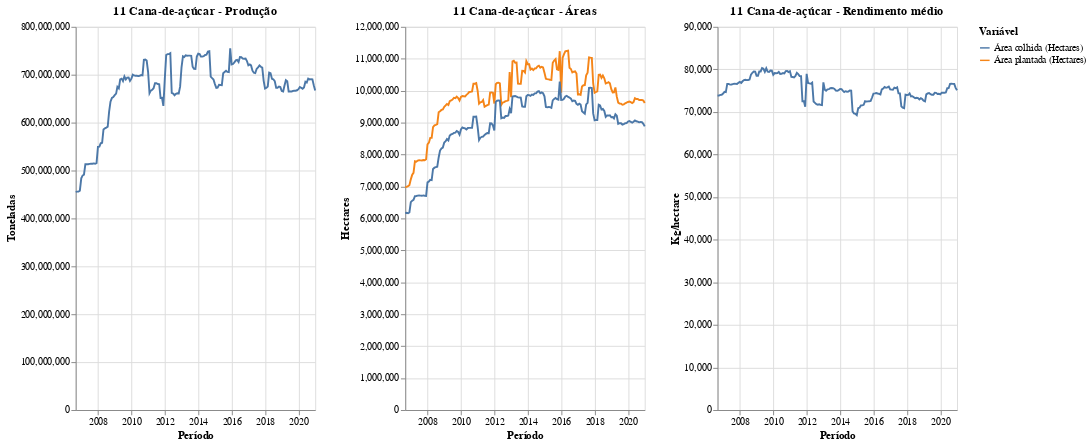

Notebook cell for this chart:
### Code cell
plot_produto(lspa, '11 Cana-de-açúcar')

### Figure 1 — Vega-Lite specification as saved in the notebook (floating-point values rounded to 4 significant figures; data arrays with more than 128 entries replaced by an {"elided": "..."} marker saying what was removed)
{"config": {"view": {"continuousWidth": 400, "continuousHeight": 300}}, "hconcat": [{"data": {"name": "data-57933997b943a625de74118e4cc716b2"}, "mark": "line", "encoding": {"tooltip": [{"type": "temporal", "field": "Mês"}, {"type": "quantitative", "field": "Valor"}], "x": {"type": "temporal", "field": "Mês", "title": "Período"}, "y": {"type": "quantitative", "field": "Valor", "title": "Toneladas"}}, "height": 400, "title": "11 Cana-de-açúcar - Produção", "width": 250}, {"data": {"name": "data-344841578b146c7532bb9a17715c9e62"}, "mark": "line", "encoding": {"color": {"type": "nominal", "field": "Variável"}, "tooltip": [{"type": "temporal", "field": "Mês"}, {"type": "quantitative", "field": "Valor"}, {"type": "nominal", "field": "Variável"}], "x": {"type": "temporal", "field": "Mês", "title": "Período"}, "y": {"type": "quantitative", "field": "Valor", "title": "Hectares"}}, "height": 400, "title": "11 Cana-de-açúcar - Áreas", "width": 250}, {"data": {"name": "data-746548118bb039c027a7cce5dd4521bd"}, "mark": "line", "encoding": {"tooltip": [{"type": "temporal", "field": "Mês"}, {"type": "quantitative", "field": "Valor"}], "x": {"type": "temporal", "field": "Mês", "title": "Período"}, "y": {"type": "quantitative", "field": "Valor", "title": "Kg/hectare"}}, "height": 400, "title": "11 Cana-de-açúcar - Rendimento médio", "width": 250}], "$schema": "https://vega.github.io/schema/vega-lite/v4.8.1.json", "datasets": {"data-57933997b943a625de74118e4cc716b2": {"elided": "173 records"}, "data-344841578b146c7532bb9a17715c9e62": {"elided": "346 records"}, "data-746548118bb039c027a7cce5dd4521bd": {"elided": "173 records"}}}
